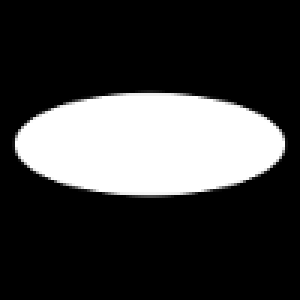
#> input picture images/ellipse_100.png, 100 x 100 px (shown 3 times larger)
$ jupyter execute homework_part_02.ipynb   (shell and % lines are left out)
#> lines starting #> are read from the running program, lines starting #| are printed output that depends on the picture; long printed decimals are rounded
## Week 6 Part 2

**Part 1** Use the level-sets method to implement constant motion. Consider simply an image as the embedding function and deform it according to the corresponding equation, It=|∇I|. Implement also It=−|∇I|. Observe the result of both cases for different evolution intervals.

**Part 2** Repeat the above exercise but now for each level set moving according to curvature motion.

*Note, key parts of the code adapted from https://github.com/burakbayramli/classnotes/tree/master/pde/pde_level.  Thanks to the tip from Robert Metchev.*

[cell 1]
from __future__ import division, print_function

import numpy as np
from matplotlib import pyplot as plt
import time

from skimage import img_as_float
from skimage import io
from skimage.color import rgb2gray

[cell 2]
# Plotting functions

def plot_1xc(imgs_list, titles_list, save_file=None):
    cols = len(imgs_list)
    i = 0

    fig, axes = plt.subplots(nrows=1, ncols=cols, figsize=(15,15))
    for c in range(cols):
        axes[c].imshow(imgs_list[i], cmap="gray")
        axes[c].set_title(titles_list[i], size=20)
        axes[c].set_xticks([])
        axes[c].set_yticks([])
        i = i + 1
    plt.tight_layout();

    if not (save_file == None):
        filename = time.strftime("%Y%m%d_%H%M") + "_" + save_file + ".png"
        fig.savefig(filename, bbox_inches='tight')

def plot_rxc(imgs_list, titles_list, ncol=3, save_file=None):
    cols = ncol
    rows = np.ceil(len(imgs_list)/cols).astype(int)
    if rows==1:
        plot_1xc(imgs_list, titles_list, save_file)
    else:
        i = 0

        fig, axes = plt.subplots(nrows=rows, ncols=cols, figsize=(15,15*rows/cols))
        for r in range(rows):
            for c in range(cols):
                if i < len(imgs_list):
                    axes[r,c].imshow(imgs_list[i], cmap="gray")
                    axes[r,c].set_title(titles_list[i], size=20)
                    axes[r,c].set_xticks([])
                    axes[r,c].set_yticks([])
                i = i + 1
        plt.tight_layout();

        if not (save_file == None):
            filename = time.strftime("%Y%m%d_%H%M") + "_" + save_file + ".png"
            fig.savefig(filename, bbox_inches='tight')

[cell 3]
O = io.imread("../images/ellipse_100.png")
#> O is the input picture: shape (100, 100, 4); mean R, G, B, A 61.9, 61.9, 61.9, 255
O = img_as_float(O)
I = rgb2gray(O)

[cell 4]
def dphi_dt(phi):
    # Gradient.  Note reversed 'x' and 'y'.
    # gradx, grady = np.gradient(phi) # Doesn't work.
    grady, gradx = np.gradient(phi)
    gradm = np.sqrt(gradx**2 + grady**2)

    # Norm.
    normx = gradx/(gradm + (gradm==0))
    normy = grady/(gradm + (gradm==0))

    # Div.  Note 'x' and 'y' reversed again.
    junk, divxx = np.gradient(normx)
    divyy, junk = np.gradient(normy)

    # Curvature.
    kappa = divxx + divyy

    return kappa * gradm

ims = []
titles = []

phi_old = I.copy()
ims.append(phi_old)
titles.append("Original")

for i in range(401):
    phi_new = phi_old + dphi_dt(phi_old)
    if i % 100 == 0:
        print(np.min(phi_new), np.max(phi_new))
        ims.append(phi_new)
        titles.append("Iteration " + str(i))
    phi_old = phi_new
#> this loop made 401 passes
#| -0.04796 1.0
#| -0.0001843 1
#| -2.3692786469558366e-10 0.9996
#| -3.9381310406975887e-10 0.9687
#| -5.768379811944958e-09 0.468
#> pass 1, in dphi_dt, `grady, gradx = np.gradient(phi)`:
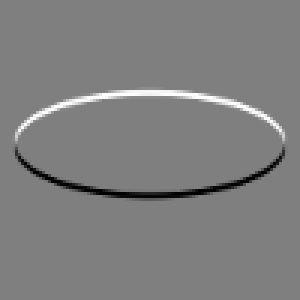
#> grady: shape (100, 100) float64 (shown 3 times larger); min -0.5, max 0.5, mean -1.42e-18; drawn with min black and max white
#> pass 1, in dphi_dt, `grady, gradx = np.gradient(phi)`:
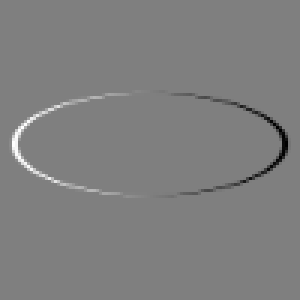
#> gradx: shape (100, 100) float64 (shown 3 times larger); min -0.5, max 0.5, mean -2.22e-20; drawn with min black and max white
#> pass 1, in dphi_dt, `gradm = np.sqrt(gradx**2 + grady**2)`:
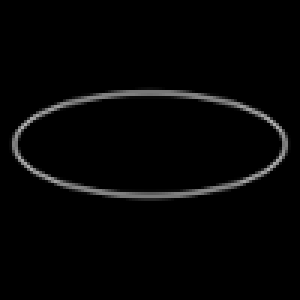
#> gradm: shape (100, 100) float64 (shown 3 times larger); min 0, max 0.693, mean 0.0208
#> after the loop:
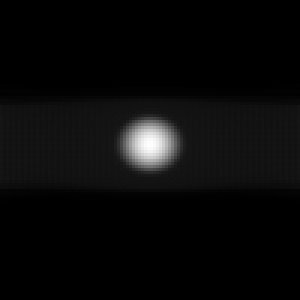
#> phi_old: shape (100, 100) float64 (shown 3 times larger); min -5.77e-09, max 0.468, mean 0.0177; drawn with min black and max white
#> after the loop, ims = 6 items; titles = ['Original', 'Iteration 0', 'Iteration 100', 'Iteration 200', 'Iteration 300', 'Iteration 400']

plot_rxc(ims, titles, save_file="curvature_motion")
#> in plot_rxc, `rows = np.ceil(len(imgs_list)/cols).astype(int)`: rows = 2
#> after the loop in plot_rxc, `for r in range(rows):`: i = 6
#> in plot_rxc, `fig.savefig(filename, bbox_inches='tight')`:
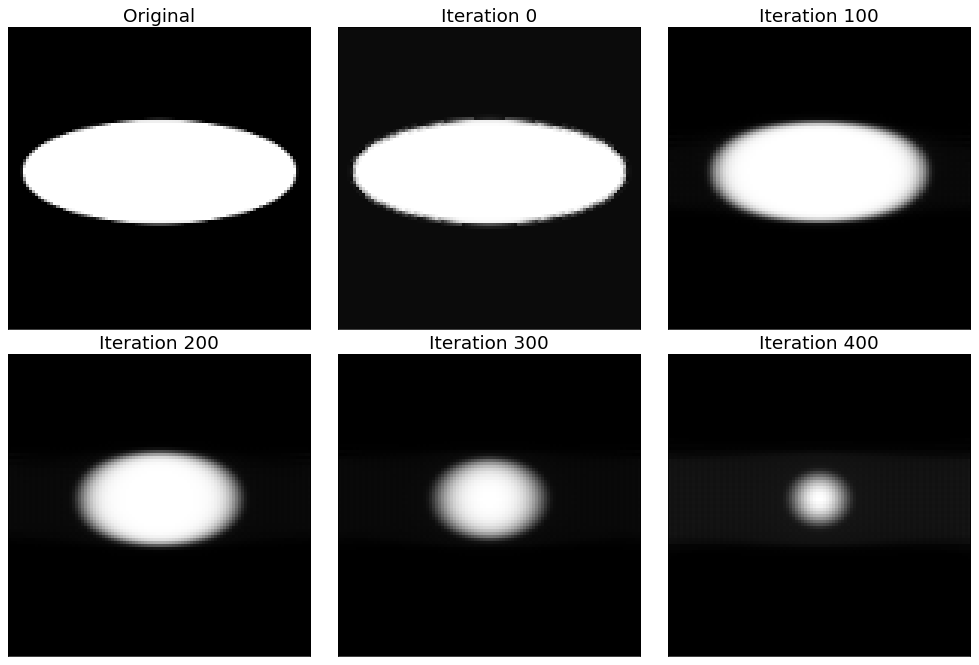
#> figure drawn by matplotlib, 6 panels

$ run again, with images/circle.png copied over images/ellipse_100.png
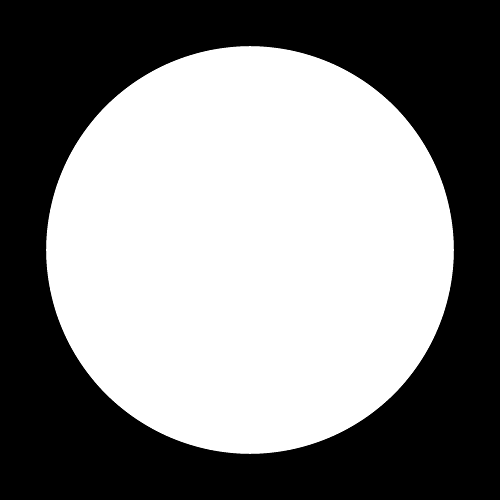
#> input picture images/circle.png, 500 x 500 px
#> O is the input picture: shape (500, 500, 4); mean R, G, B, A 133, 133, 133, 255
#> the loop `for i in range(401):` made 401 passes
#| -0.01801 1.043
#| -0.0007071 1.002
#| -67067085.593 90933758.207
#| -1.2682392206876877e+28 1.2680145661393668e+28
#| -3.188733580012029e+49 3.185904330984632e+49
#> pass 1, in dphi_dt, `grady, gradx = np.gradient(phi)`:
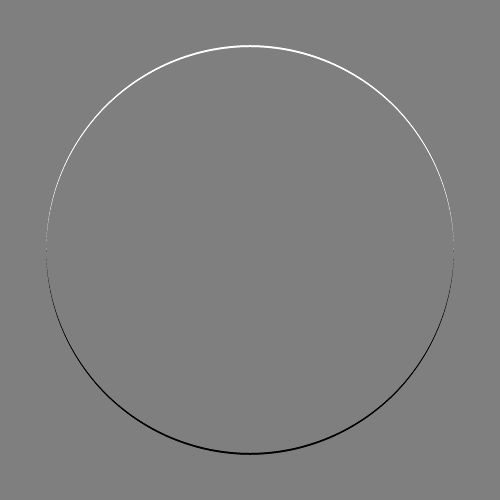
#> grady: shape (500, 500) float64; min -0.5, max 0.5, mean 1.14e-19; drawn with min black and max white
#> pass 1, in dphi_dt, `gradm = np.sqrt(gradx**2 + grady**2)`:
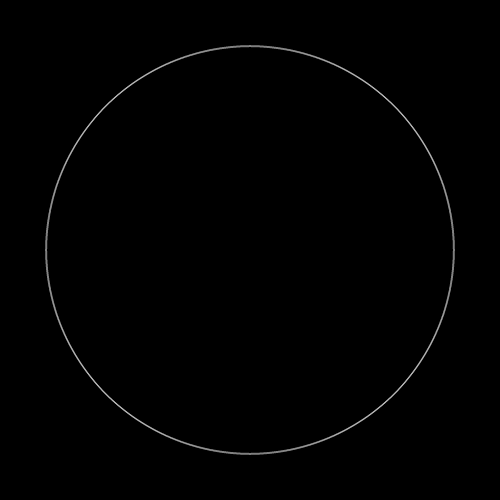
#> gradm: shape (500, 500) float64; min 0, max 0.707, mean 0.00522
#> after the loop `for i in range(401):`: ims = 6 items; titles = ['Original', 'Iteration 0', 'Iteration 100', 'Iteration 200', 'Iteration 300', 'Iteration 400']
#> rows = 2
#> after the loop in plot_rxc, `for r in range(rows):`: i = 6

$ run again, with images/circle_gradient.png copied over images/ellipse_100.png
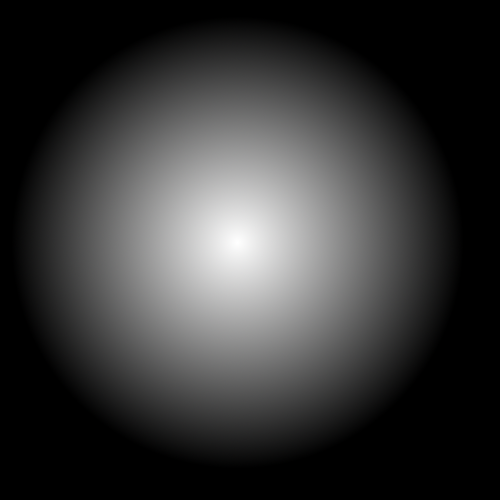
#> input picture images/circle_gradient.png, 500 x 500 px
#> O is the input picture: shape (500, 500, 4); mean R, G, B, A 54.6, 54.6, 54.6, 255
#> the loop `for i in range(401):` made 401 passes
#| -0.0006602 0.9979
#| -7.926167238683234e-06 0.9395
#| -181389.663 120844.125
#| -143245917077738.0 209207476018644.34
#| -3.2997145338868046e+24 4.4103437395684636e+24
#> pass 1, in dphi_dt, `gradm = np.sqrt(gradx**2 + grady**2)`:
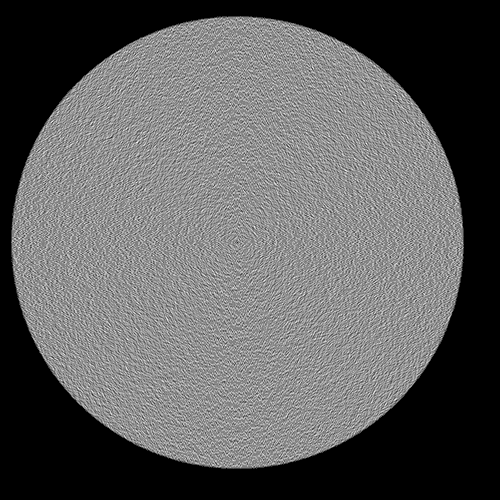
#> gradm: shape (500, 500) float64; min 0, max 0.00783, mean 0.00289; drawn with min black and max white
#> pass 1, in dphi_dt, `normx = gradx/(gradm + (gradm==0))`:
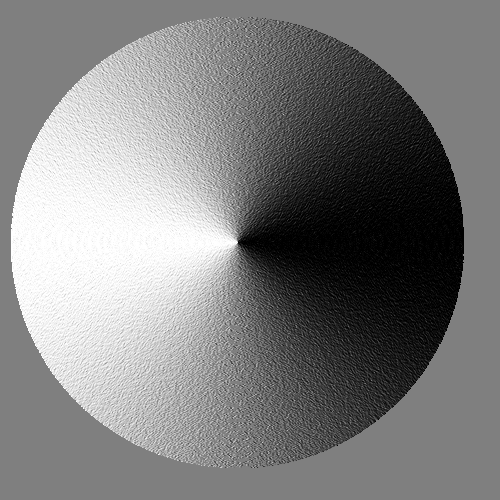
#> normx: shape (500, 500) float64; min -1, max 1, mean 7.62e-05; drawn with min black and max white
#> after the loop `for i in range(401):`: ims = 6 items; titles = ['Original', 'Iteration 0', 'Iteration 100', 'Iteration 200', 'Iteration 300', 'Iteration 400']
#> rows = 2
#> after the loop in plot_rxc, `for r in range(rows):`: i = 6
